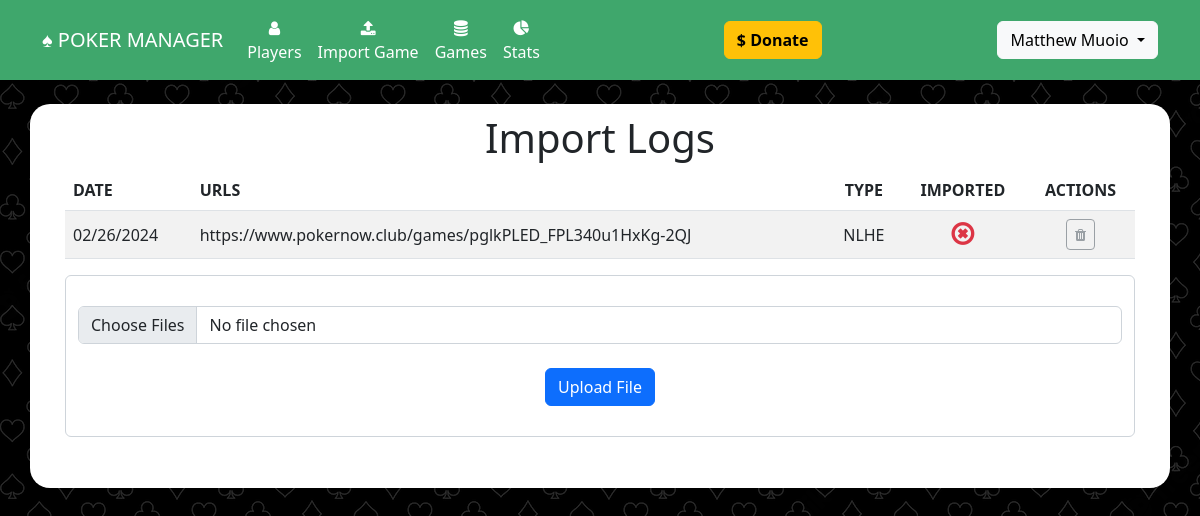
/import_log?game_id=21 (signed in), run on the app's committed database.
### website/models.py (models this page shows)
class User(db.Model, UserMixin):
	id = db.Column(db.Integer, primary_key=True)
	email = db.Column(db.String(150), unique=True)
	password = db.Column(db.String(150))
	first_name = db.Column(db.String(150))
	last_name = db.Column(db.String(150))
	player_id = db.Column(db.Integer, db.ForeignKey('player.id'))
	admin = db.Column(db.Boolean, default=False)
	subscribed = db.Column(db.Boolean, default=False)
	can_upload = db.Column(db.Boolean, default=False)
	expires_on = db.Column(db.DateTime(timezone=True), default=func.now())

class Game(db.Model):
	id = db.Column(db.Integer, primary_key=True)
	settled = db.Column(db.Boolean, default=False)
	date = db.Column(db.DateTime(timezone=True), default=func.now())
	urls = db.relationship('Url', backref='game')
	payments = db.relationship('Payment', backref='game')
	earnings = db.relationship('Earning', backref='game')
	buyins = db.Column(db.Integer)
	behaviors = db.relationship('Behavior', backref='game')
	decimal = db.Column(db.Boolean, default=False)

class Url(db.Model):
	id = db.Column(db.Integer, primary_key=True)
	url =  db.Column(db.String(300), unique=True)
	game_id = db.Column(db.Integer, db.ForeignKey('game.id'))
	imported = db.Column(db.Boolean, default=False)
	behaviors = db.relationship('Behavior', backref='url')
	game_type = db.Column(db.String(20))
	small_blind = db.Column(db.Numeric)
	big_blind = db.Column(db.Numeric)

### website/views.py (the view, shortened to what this page needs)
@views.route('/import_log', methods=['GET','POST'])
@login_required
@can_upload
def import_log():
	game_id = request.args.get('game_id')
	game = Game.query.filter_by(id=game_id).first()
	return render_template("import_log.html", user=current_user, game=game)

### website/__init__.py (called while the page is built)
def create_app():
	app = Flask(__name__)
	app.config['SECRET_KEY'] = 'secret_key_password_string'
	app.config['SQLALCHEMY_DATABASE_URI'] = os.getenv('DATABASE_URL_SQ')
	migrate.init_app(app, db, render_as_batch=True)
	db.init_app(app)
	from .models import User, Player, Alias, Game, Payment, Url, Earning, PokernowId, Behavior
	from .views import views
	from .auth import auth
	app.register_blueprint(views, url_prefix='/')
	app.register_blueprint(auth, url_prefix='/')
	login_manager = LoginManager()
	login_manager.login_view = 'auth.login'
	login_manager.init_app(app)
	@login_manager.user_loader
	def load_user(id):
		return User.query.get(int(id))
	return app

### website/views.py (called while the page is built)
def can_upload(f):
	@wraps(f)
	def decorated_function(*args, **kwargs):
		if current_user.is_anonymous:
			return redirect(url_for('auth.login'))
		if current_user and current_user.can_upload:
			return f(*args, **kwargs)
		else:
			return redirect(url_for('auth.login'))
	return decorated_function

### website/templates/import_log.html (shortened to what this page needs)
{% extends "base.html" %}
{% block content %}
<h1 align="center">Import Logs</h1>
<div id="no-more-tables">
	<table class="table table-striped">
		<thead>
		<tr>
			<th scope="col">DATE</th>
			<th scope="col">URLS</th>
			<th scope="col" style="text-align:center">TYPE</th>
			<th scope="col" style="text-align:center">IMPORTED</th>
			{% if user and user.is_authenticated and user.admin %}
			<th scope="col" style="text-align:center">ACTIONS</th>
			{% endif %}
		</tr>
		</thead>
		<tbody>
		{% for url in game.urls %}
			<tr>
				<td style="vertical-align: middle;">{{ game.date.strftime("%m/%d/%Y") }}</td>
				<td style="vertical-align: middle;">
					{{url.url}}
				</td>
				<td align="center" style="vertical-align: middle;">NLHE</td>
				<td align="center" style="vertical-align: middle;">
					{% if url.imported %}<i class="fa fa-check-circle-o text-success" style="font-size:20pt" aria-hidden="true"></i>{% else %}<i class="fa fa-times-circle-o text-danger" style="font-size:20pt" aria-hidden="true"></i>{% endif %}
				</td>
				{% if user and user.is_authenticated and user.admin %}
				<td align="center" style="vertical-align: middle;">
					{% if user and user.is_authenticated and user.admin %}
					{% if not url.imported %}
					<a href="#" class="btn btn-sm btn-outline-secondary disabled" data-bs-toggle="modal" data-bs-target="#confirmDelete_{{url.id}}" data-toggle="tooltip" data-placement="top" title="Delete Log"><i class="fa fa-trash" aria-hidden="true"></i></a>
					{% else %}
					<a href="#" class="btn btn-sm btn-outline-primary" data-bs-toggle="modal" data-bs-target="#confirmDelete_{{url.id}}" data-toggle="tooltip" data-placement="top" title="Delete Log"><i class="fa fa-trash" aria-hidden="true"></i></a>
					{% endif %}
					{% endif %}
				</td>
				{% endif %}
			</tr>
		{% endfor %}
	</tbody>
	</table>
</div>
<form method="POST"
enctype = "multipart/form-data">
<div class="form-control mb-3"><br/>
<input class="form-control" type="file" name="file[]" multiple />
<br/>
<div align="center">
	<button type="submit" class="btn btn-primary">Upload File</button>
</div>
<br/>
</div>
</form>
{% endblock %}

### website/templates/base.html (shortened to what this page needs)
<!DOCTYPE html>
<html>
    <head>
<link href="https://cdn.jsdelivr.net/npm/bootstrap@5.2.0-beta1/dist/css/bootstrap.min.css" rel="stylesheet">
    <link
      rel="stylesheet"
      href="https://stackpath.bootstrapcdn.com/font-awesome/4.7.0/css/font-awesome.min.css"
    />
    <link
      rel="stylesheet"
      href="static/style.css"
    />
    </head>
    <body class="body">
        <nav class="navbar navbar-expand-lg navbar-dark" style="background-color: #3fa76c;">
            <div class="container-fluid" style="max-width: 1140px;margin-right:auto;margin-left:auto">
                <a class="navbar-brand" href="/">&spades; POKER MANAGER</a>
                <div class="collapse navbar-collapse justify-content-start" id="mainNavbar">
                    <div class="navbar-nav">
                        <ul class="navbar-nav me-auto mb-2 mb-lg-0">
                            <li class="nav-item" align="center"><a class="nav-link" id="nav-players" href="/players"><i class="fa fa-user" aria-hidden="true"></i><br/>Players</a></li>
                            {% if user and  user.is_authenticated and user.can_upload %}
                            <li class="nav-item" align="center"><a class="nav-link" id="nav-import-game" href="/import_game"><i class="fa fa-upload" aria-hidden="true"></i><br/>Import Game</a></li>
                            {% endif %}
                            <li class="nav-item" align="center"><a class="nav-link" id="nav-import-game" href="/games"><i class="fa fa-database" aria-hidden="true"></i><Br/>Games</a></li>
                            {% if user and  user.is_authenticated and user.player_id and user.subscribed %}
                            <li class="nav-item" align="center"><a class="nav-link" id="nav-import-game" href="/player_stats"><i class="fa fa-pie-chart" aria-hidden="true"></i><br/>Stats</a></li>
                            {% endif %}
                        </ul>
                    </div>
                    <div class="navbar-nav ml-auto" style="margin-left: auto">
                       <a href="https://account.venmo.com/u/MattMuoio" target="_blank" class="btn btn-warning"><b>$ Donate</b></a>
                    </div>
                    <div class="navbar-nav ml-auto" style="margin-left: auto">
                        <ul class="navbar-nav me-auto mb-2 mb-lg-0">
                            {% if user and  user.is_authenticated %}
                            <div class="dropdown">
                                <button class="btn btn-light dropdown-toggle" type="button" data-bs-toggle="dropdown" aria-expanded="false">
                                {{user.first_name}} {{user.last_name}}
                                </button>
                            </div>
                            {% else %}
                            <ul class="navbar-nav me-auto mb-2 mb-lg-0">
                                <li class="nav-item"><a class="nav-link" id="nav-signUp" href="/sign-up">Sign Up</a></li>
                                <li class="nav-item"><a class="nav-link" id="nav-login" href="/login">Login</a></li>
                            </ul>
                            {% endif %}
                        </ul>
                    </div>
                </div>
            </div>
        </nav>
        <br/>
        <div class="container h-100 body_container" style="max-width:1140px; background-color: #fff;">
            {% block content %}
            {% endblock %}
        </div>
    </body>
</html>

### website/static/style.css (style rules this page uses)
.body { height: 100%; background-image: url("card_suits4.png"); }
.body_container { border-radius: 20px; padding: 10px 35px 35px 35px; }
.nav-link { color: #fff; }

### data on the page
User: first_name "Matthew", last_name "Muoio"
Url: url "https://www.pokernow.club/games/pglkPLED_FPL340u1HxKg-2QJ", imported False (drawn)
Game: date "02/26/2024"
